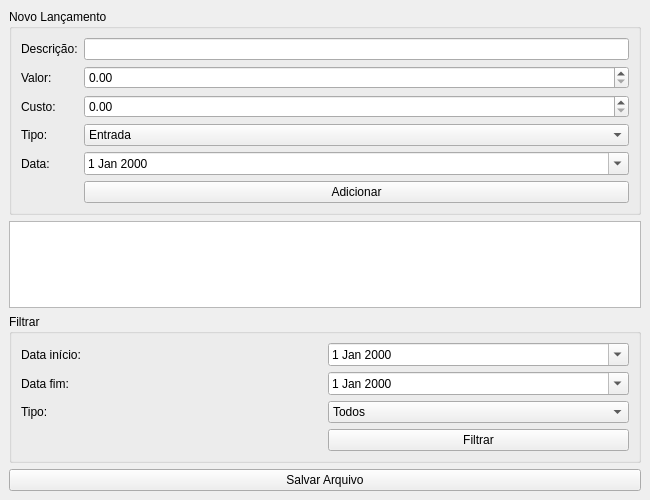
<?xml version="1.0" encoding="UTF-8"?>
<ui version="4.0">
 <class>MainWindow</class>
 <widget class="QMainWindow" name="MainWindow">
  <property name="geometry">
   <rect>
    <x>0</x>
    <y>0</y>
    <width>650</width>
    <height>500</height>
   </rect>
  </property>

  <widget class="QWidget" name="centralwidget">
   <layout class="QVBoxLayout" name="mainLayout">

    <!-- FORM DE CADASTRO -->
    <item>
     <widget class="QGroupBox" name="groupCadastro">
      <property name="title">
       <string>Novo Lançamento</string>
      </property>

      <layout class="QGridLayout" name="formLayout">

       <item row="0" column="0">
        <widget class="QLabel" name="labelDescricao">
         <property name="text">
          <string>Descrição:</string>
         </property>
        </widget>
       </item>
       <item row="0" column="1">
        <widget class="QLineEdit" name="inputDescricao"/>
       </item>

       <item row="1" column="0">
        <widget class="QLabel" name="labelValor">
         <property name="text">
          <string>Valor:</string>
         </property>
        </widget>
       </item>
       <item row="1" column="1">
        <widget class="QDoubleSpinBox" name="inputValor">
         <property name="maximum">
          <double>9999999.99</double>
         </property>
         <property name="decimals">
          <number>2</number>
         </property>
        </widget>
       </item>

       <item row="2" column="0">
        <widget class="QLabel" name="labelCusto">
         <property name="text">
          <string>Custo:</string>
         </property>
        </widget>
       </item>
       <item row="2" column="1">
        <widget class="QDoubleSpinBox" name="inputCusto">
         <property name="maximum">
          <double>9999999.99</double>
         </property>
         <property name="decimals">
          <number>2</number>
         </property>
        </widget>
       </item>

       <item row="3" column="0">
        <widget class="QLabel" name="labelTipo">
         <property name="text">
          <string>Tipo:</string>
         </property>
        </widget>
       </item>
       <item row="3" column="1">
        <widget class="QComboBox" name="comboTipo">
         <item><property name="text"><string>Entrada</string></property></item>
         <item><property name="text"><string>Saída</string></property></item>
        </widget>
       </item>

       <item row="4" column="0">
        <widget class="QLabel" name="labelData">
         <property name="text">
          <string>Data:</string>
         </property>
        </widget>
       </item>
       <item row="4" column="1">
        <widget class="QDateEdit" name="inputData">
         <property name="calendarPopup">
          <bool>true</bool>
         </property>
        </widget>
       </item>

       <item row="5" column="1">
        <widget class="QPushButton" name="btnAdicionar">
         <property name="text">
          <string>Adicionar</string>
         </property>
        </widget>
       </item>

      </layout>
     </widget>
    </item>

    <!-- LISTA -->
    <item>
     <widget class="QListWidget" name="lista"/>
    </item>

    <!-- FILTRO -->
    <item>
     <widget class="QGroupBox" name="groupFiltro">
      <property name="title">
       <string>Filtrar</string>
      </property>

      <layout class="QGridLayout" name="filterLayout">

       <item row="0" column="0">
        <widget class="QLabel" name="labelFiltroInicio">
         <property name="text">
          <string>Data início:</string>
         </property>
        </widget>
       </item>
       <item row="0" column="1">
        <widget class="QDateEdit" name="filtroDataInicio">
         <property name="calendarPopup">
          <bool>true</bool>
         </property>
        </widget>
       </item>

       <item row="1" column="0">
        <widget class="QLabel" name="labelFiltroFim">
         <property name="text">
          <string>Data fim:</string>
         </property>
        </widget>
       </item>
       <item row="1" column="1">
        <widget class="QDateEdit" name="filtroDataFim">
         <property name="calendarPopup">
          <bool>true</bool>
         </property>
        </widget>
       </item>

       <item row="2" column="0">
        <widget class="QLabel" name="labelFiltroTipo">
         <property name="text">
          <string>Tipo:</string>
         </property>
        </widget>
       </item>
       <item row="2" column="1">
        <widget class="QComboBox" name="filtroTipo">
         <item><property name="text"><string>Todos</string></property></item>
         <item><property name="text"><string>Entrada</string></property></item>
         <item><property name="text"><string>Saída</string></property></item>
        </widget>
       </item>

       <item row="3" column="1">
        <widget class="QPushButton" name="btnFiltrar">
         <property name="text">
          <string>Filtrar</string>
         </property>
        </widget>
       </item>

      </layout>
     </widget>
    </item>

    <!-- BOTÃO SALVAR -->
    <item>
     <widget class="QPushButton" name="btnSalvar">
      <property name="text">
       <string>Salvar Arquivo</string>
      </property>
     </widget>
    </item>

   </layout>
  </widget>

 </widget>
 <resources/>
 <connections/>
</ui>
